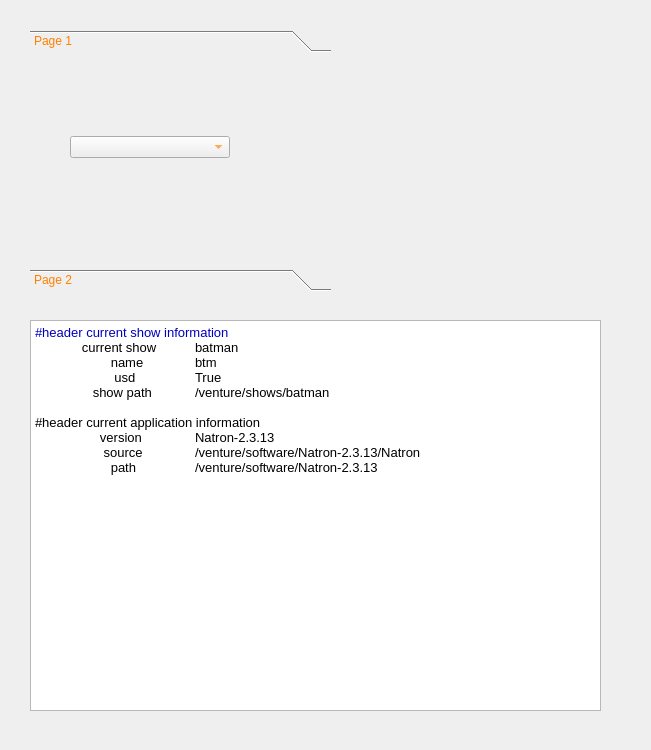
<?xml version="1.0" encoding="UTF-8"?>
<ui version="4.0">
 <class>Form</class>
 <widget class="QWidget" name="Form">
  <property name="geometry">
   <rect>
    <x>0</x>
    <y>0</y>
    <width>651</width>
    <height>750</height>
   </rect>
  </property>
  <property name="windowTitle">
   <string>Form</string>
  </property>
  <widget class="QToolBox" name="toolBox">
   <property name="geometry">
    <rect>
     <x>30</x>
     <y>30</y>
     <width>301</width>
     <height>261</height>
    </rect>
   </property>
   <property name="styleSheet">
    <string notr="true">color: rgb(255, 128, 0);</string>
   </property>
   <property name="currentIndex">
    <number>0</number>
   </property>
   <widget class="QWidget" name="page">
    <property name="geometry">
     <rect>
      <x>0</x>
      <y>0</y>
      <width>291</width>
      <height>193</height>
     </rect>
    </property>
    <attribute name="label">
     <string>Page 1</string>
    </attribute>
    <widget class="QWidget" name="verticalLayoutWidget">
     <property name="geometry">
      <rect>
       <x>40</x>
       <y>20</y>
       <width>160</width>
       <height>80</height>
      </rect>
     </property>
     <layout class="QVBoxLayout" name="verticalLayout">
      <item>
       <spacer name="verticalSpacer">
        <property name="orientation">
         <enum>Qt::Vertical</enum>
        </property>
        <property name="sizeHint" stdset="0">
         <size>
          <width>20</width>
          <height>40</height>
         </size>
        </property>
       </spacer>
      </item>
      <item>
       <widget class="QComboBox" name="comboBox"/>
      </item>
     </layout>
    </widget>
   </widget>
   <widget class="QWidget" name="page_2">
    <property name="geometry">
     <rect>
      <x>0</x>
      <y>0</y>
      <width>291</width>
      <height>193</height>
     </rect>
    </property>
    <attribute name="label">
     <string>Page 2</string>
    </attribute>
   </widget>
  </widget>
  <widget class="QTextEdit" name="textEdit">
   <property name="geometry">
    <rect>
     <x>30</x>
     <y>320</y>
     <width>571</width>
     <height>391</height>
    </rect>
   </property>
   <property name="tabChangesFocus">
    <bool>false</bool>
   </property>
   <property name="html">
    <string>&lt;!DOCTYPE HTML PUBLIC &quot;-//W3C//DTD HTML 4.0//EN&quot; &quot;http://www.w3.org/TR/REC-html40/strict.dtd&quot;&gt;
&lt;html&gt;&lt;head&gt;&lt;meta name=&quot;qrichtext&quot; content=&quot;1&quot; /&gt;&lt;style type=&quot;text/css&quot;&gt;
p, li { white-space: pre-wrap; }
&lt;/style&gt;&lt;/head&gt;&lt;body style=&quot; font-family:'Sans Serif'; font-size:10pt; font-weight:400; font-style:normal;&quot;&gt;
&lt;p align=&quot;justify&quot; style=&quot; margin-top:0px; margin-bottom:0px; margin-left:0px; margin-right:0px; -qt-block-indent:0; text-indent:0px;&quot;&gt;&lt;span style=&quot; color:#0000c0;&quot;&gt;#header current show information&lt;/span&gt;&lt;/p&gt;
&lt;p align=&quot;justify&quot; style=&quot; margin-top:0px; margin-bottom:0px; margin-left:0px; margin-right:0px; -qt-block-indent:0; text-indent:0px;&quot;&gt;             current show	batman&lt;/p&gt;
&lt;p align=&quot;justify&quot; style=&quot; margin-top:0px; margin-bottom:0px; margin-left:0px; margin-right:0px; -qt-block-indent:0; text-indent:0px;&quot;&gt;                     name	btm&lt;/p&gt;
&lt;p align=&quot;justify&quot; style=&quot; margin-top:0px; margin-bottom:0px; margin-left:0px; margin-right:0px; -qt-block-indent:0; text-indent:0px;&quot;&gt;                      usd	True&lt;/p&gt;
&lt;p align=&quot;justify&quot; style=&quot; margin-top:0px; margin-bottom:0px; margin-left:0px; margin-right:0px; -qt-block-indent:0; text-indent:0px;&quot;&gt;                show path	/venture/shows/batman&lt;/p&gt;
&lt;p align=&quot;justify&quot; style=&quot;-qt-paragraph-type:empty; margin-top:0px; margin-bottom:0px; margin-left:0px; margin-right:0px; -qt-block-indent:0; text-indent:0px;&quot;&gt;&lt;br /&gt;&lt;/p&gt;
&lt;p align=&quot;justify&quot; style=&quot; margin-top:0px; margin-bottom:0px; margin-left:0px; margin-right:0px; -qt-block-indent:0; text-indent:0px;&quot;&gt;#header current application information&lt;/p&gt;
&lt;p align=&quot;justify&quot; style=&quot; margin-top:0px; margin-bottom:0px; margin-left:0px; margin-right:0px; -qt-block-indent:0; text-indent:0px;&quot;&gt;                  version	Natron-2.3.13&lt;/p&gt;
&lt;p align=&quot;justify&quot; style=&quot; margin-top:0px; margin-bottom:0px; margin-left:0px; margin-right:0px; -qt-block-indent:0; text-indent:0px;&quot;&gt;                   source	/venture/software/Natron-2.3.13/Natron&lt;/p&gt;
&lt;p align=&quot;justify&quot; style=&quot; margin-top:0px; margin-bottom:0px; margin-left:0px; margin-right:0px; -qt-block-indent:0; text-indent:0px;&quot;&gt;                     path	/venture/software/Natron-2.3.13&lt;/p&gt;
&lt;p align=&quot;justify&quot; style=&quot;-qt-paragraph-type:empty; margin-top:0px; margin-bottom:0px; margin-left:0px; margin-right:0px; -qt-block-indent:0; text-indent:0px;&quot;&gt;&lt;br /&gt;&lt;/p&gt;&lt;/body&gt;&lt;/html&gt;</string>
   </property>
   <property name="overwriteMode">
    <bool>false</bool>
   </property>
   <property name="tabStopWidth">
    <number>80</number>
   </property>
   <property name="acceptRichText">
    <bool>true</bool>
   </property>
  </widget>
 </widget>
 <resources/>
 <connections/>
</ui>
